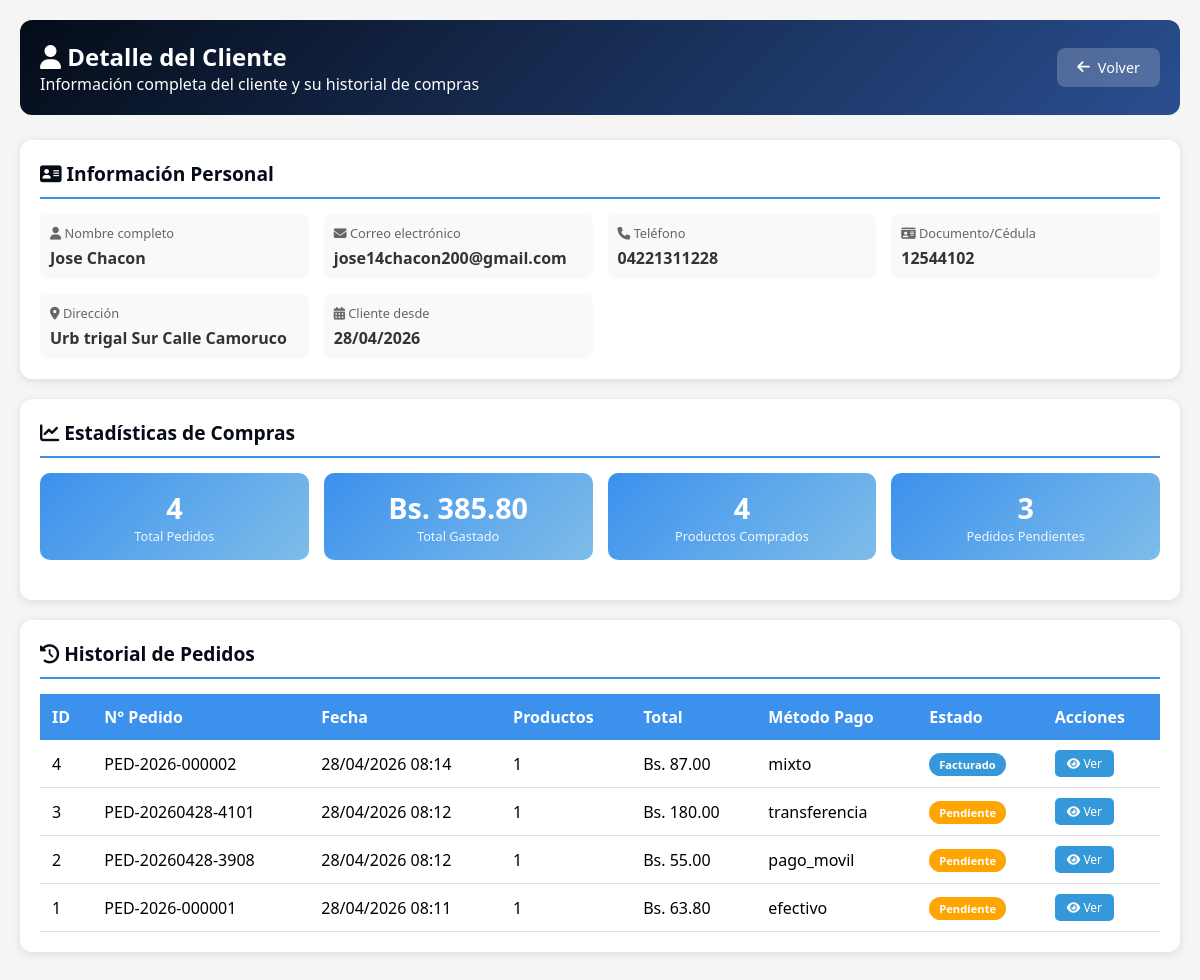
Page /clientes/detalle_cliente.php?id=6 on the committed database.
### tables this page shows
CREATE TABLE `users` (
  `id` int NOT NULL AUTO_INCREMENT,
  `nombre` varchar(100) NOT NULL,
  `correo` varchar(100) NOT NULL,
  `password` varchar(255) NOT NULL,
  `direccion` varchar(255) DEFAULT NULL,
  `estado` varchar(20) DEFAULT 'activo',
  `cedula` varchar(20) DEFAULT NULL,
  `telefono` varchar(20) DEFAULT NULL,
  `foto_perfil` varchar(255) DEFAULT NULL,
  `rol` varchar(20) DEFAULT 'usuario',
  `is_active` tinyint(1) DEFAULT '1',
  `email_verified` tinyint(1) DEFAULT '0',
  `verification_token` varchar(255) DEFAULT NULL,
  `last_login` datetime DEFAULT NULL,
  `created_at` timestamp NULL DEFAULT CURRENT_TIMESTAMP,
  PRIMARY KEY (`id`),
  UNIQUE KEY `correo` (`correo`),
  UNIQUE KEY `cedula` (`cedula`),
  KEY `idx_users_estado` (`estado`),
  KEY `idx_users_correo` (`correo`)
);

CREATE TABLE `pedidos` (
  `id` int NOT NULL AUTO_INCREMENT,
  `cliente_id` int DEFAULT NULL,
  `usuario_id` int DEFAULT NULL,
  `numero_pedido` varchar(20) NOT NULL,
  `fecha_pedido` datetime DEFAULT CURRENT_TIMESTAMP,
  `subtotal` decimal(10,2) NOT NULL DEFAULT '0.00',
  `impuesto` decimal(10,2) NOT NULL DEFAULT '0.00',
  `iva` decimal(10,2) NOT NULL DEFAULT '0.00',
  `total` decimal(10,2) NOT NULL DEFAULT '0.00',
  `estado` enum('pendiente','procesando','enviado','entregado','cancelado','facturado') DEFAULT 'pendiente',
  `metodo_pago` varchar(50) DEFAULT NULL,
  `referencia_pago` varchar(100) DEFAULT NULL,
  `comprobante_pago` varchar(255) DEFAULT NULL,
  `notas_cliente` text,
  `notas_internas` text,
  `observaciones` text,
  `fecha_facturacion` datetime DEFAULT NULL,
  `direccion_envio` text,
  `created_at` timestamp NULL DEFAULT CURRENT_TIMESTAMP,
  `updated_at` timestamp NULL DEFAULT CURRENT_TIMESTAMP ON UPDATE CURRENT_TIMESTAMP,
  PRIMARY KEY (`id`),
  UNIQUE KEY `numero_pedido` (`numero_pedido`),
  KEY `cliente_id` (`cliente_id`),
  KEY `usuario_id` (`usuario_id`),
  CONSTRAINT `pedidos_ibfk_1` FOREIGN KEY (`cliente_id`) REFERENCES `clientes` (`id`) ON DELETE SET NULL,
  CONSTRAINT `pedidos_ibfk_2` FOREIGN KEY (`usuario_id`) REFERENCES `users` (`id`) ON DELETE SET NULL
);

### clientes/detalle_cliente.php (the view, shortened to what this page needs)
<?php
$host = 'localhost';
$dbname = 'carrito_db';
$username = 'root';
$password = '';
try {
    $pdo = new PDO("mysql:host=$host;dbname=$dbname;charset=utf8mb4", $username, $password);
    $pdo->setAttribute(PDO::ATTR_ERRMODE, PDO::ERRMODE_EXCEPTION);
} catch(PDOException $e) {
    die("Error de conexión: " . $e->getMessage());
}
$cliente_id = isset($_GET['id']) ? (int)$_GET['id'] : 0;
$stmt = $pdo->prepare("SELECT id, nombre, correo as email, telefono, cedula as documento, direccion, estado, created_at as fecha_registro
                        FROM users WHERE id = ? AND rol = 'usuario'");
$stmt->execute([$cliente_id]);
$cliente = $stmt->fetch(PDO::FETCH_ASSOC);
$stmtResumen = $pdo->prepare("SELECT
    COUNT(DISTINCT p.id) as total_pedidos,
    COALESCE(SUM(p.total), 0) as total_gastado,
    COALESCE(SUM(pd.cantidad), 0) as total_productos,
    MAX(p.created_at) as ultima_compra,
    COUNT(DISTINCT CASE WHEN p.estado = 'pendiente' THEN p.id END) as pedidos_pendientes,
    COUNT(DISTINCT CASE WHEN p.estado = 'completado' THEN p.id END) as pedidos_completados,
    COUNT(DISTINCT CASE WHEN p.estado = 'facturado' THEN p.id END) as pedidos_facturados,
    COUNT(DISTINCT CASE WHEN p.estado = 'cancelado' THEN p.id END) as pedidos_cancelados
FROM pedidos p
LEFT JOIN pedido_detalles pd ON p.id = pd.pedido_id
WHERE p.usuario_id = ?");
$stmtResumen->execute([$cliente_id]);
$resumen = $stmtResumen->fetch(PDO::FETCH_ASSOC);
$stmtPedidos = $pdo->prepare("SELECT
    p.id,
    p.numero_pedido,
    p.total,
    p.estado,
    p.metodo_pago,
    p.created_at as fecha,
    (SELECT COUNT(*) FROM pedido_detalles WHERE pedido_id = p.id) as total_productos
FROM pedidos p
WHERE p.usuario_id = ?
ORDER BY p.created_at DESC
LIMIT 20");
$stmtPedidos->execute([$cliente_id]);
$pedidos = $stmtPedidos->fetchAll(PDO::FETCH_ASSOC);
?>
<!DOCTYPE html>
<html lang="es">
<head>
    <link rel="stylesheet" href="https://cdnjs.cloudflare.com/ajax/libs/font-awesome/6.4.0/css/all.min.css">
</head>
<body>
<div class="container">
    <div class="header">
        <div>
            <h2><i class="fas fa-user"></i> Detalle del Cliente</h2>
            <p>Información completa del cliente y su historial de compras</p>
        </div>
        <a href="javascript:history.back()" class="btn-back"><i class="fas fa-arrow-left"></i> Volver</a>
    </div>
    <div class="card">
        <h3 class="card-title"><i class="fas fa-address-card"></i> Información Personal</h3>
        <div class="info-grid">
            <div class="info-item">
                <div class="info-label"><i class="fas fa-user"></i> Nombre completo</div>
                <div class="info-value"><?php echo htmlspecialchars($cliente['nombre']); ?></div>
            </div>
            <div class="info-item">
                <div class="info-label"><i class="fas fa-envelope"></i> Correo electrónico</div>
                <div class="info-value"><?php echo htmlspecialchars($cliente['email']); ?></div>
            </div>
            <div class="info-item">
                <div class="info-label"><i class="fas fa-phone"></i> Teléfono</div>
                <div class="info-value"><?php echo htmlspecialchars($cliente['telefono'] ?? 'No registrado'); ?></div>
            </div>
            <div class="info-item">
                <div class="info-label"><i class="fas fa-id-card"></i> Documento/Cédula</div>
                <div class="info-value"><?php echo htmlspecialchars($cliente['documento'] ?? 'No registrado'); ?></div>
            </div>
            <div class="info-item">
                <div class="info-label"><i class="fas fa-map-marker-alt"></i> Dirección</div>
                <div class="info-value"><?php echo htmlspecialchars($cliente['direccion'] ?? 'No registrada'); ?></div>
            </div>
            <div class="info-item">
                <div class="info-label"><i class="fas fa-calendar-alt"></i> Cliente desde</div>
                <div class="info-value"><?php echo date('d/m/Y', strtotime($cliente['fecha_registro'])); ?></div>
            </div>
        </div>
    </div>
    <div class="card">
        <h3 class="card-title"><i class="fas fa-chart-line"></i> Estadísticas de Compras</h3>
        <div class="stats-grid">
            <div class="stat-card">
                <div class="stat-number"><?php echo $resumen['total_pedidos'] ?? 0; ?></div>
                <div class="stat-label">Total Pedidos</div>
            </div>
            <div class="stat-card">
                <div class="stat-number">Bs. <?php echo number_format($resumen['total_gastado'] ?? 0, 2); ?></div>
                <div class="stat-label">Total Gastado</div>
            </div>
            <div class="stat-card">
                <div class="stat-number"><?php echo $resumen['total_productos'] ?? 0; ?></div>
                <div class="stat-label">Productos Comprados</div>
            </div>
            <div class="stat-card">
                <div class="stat-number"><?php echo $resumen['pedidos_pendientes'] ?? 0; ?></div>
                <div class="stat-label">Pedidos Pendientes</div>
            </div>
        </div>
    </div>
    <div class="card">
        <h3 class="card-title"><i class="fas fa-history"></i> Historial de Pedidos</h3>
        <?php if (empty($pedidos)): ?>
            <p style="text-align:center; padding: 40px;">No hay pedidos registrados para este cliente</p>
        <?php else: ?>
            <table class="data-table">
                <thead>
                    <tr>
                        <th>ID</th>
                        <th>N° Pedido</th>
                        <th>Fecha</th>
                        <th>Productos</th>
                        <th>Total</th>
                        <th>Método Pago</th>
                        <th>Estado</th>
                        <th>Acciones</th>
                    </tr>
                </thead>
                <tbody>
                    <?php foreach ($pedidos as $pedido): ?>
                        <tr>
                            <td><?php echo $pedido['id']; ?></td>
                            <td><?php echo htmlspecialchars($pedido['numero_pedido']); ?></td>
                            <td><?php echo date('d/m/Y H:i', strtotime($pedido['fecha'])); ?></td>
                            <td><?php echo $pedido['total_productos']; ?></td>
                            <td>Bs. <?php echo number_format($pedido['total'], 2); ?></td>
                            <td><?php echo htmlspecialchars($pedido['metodo_pago']); ?></td>
                            <td><span class="badge badge-<?php echo $pedido['estado']; ?>"><?php echo ucfirst($pedido['estado']); ?></span></td>
                            <td>
                                <button class="btn-view" onclick="verPedido(<?php echo $pedido['id']; ?>)">
                                    <i class="fas fa-eye"></i> Ver
                                </button>
                            </td>
                        </tr>
                    <?php endforeach; ?>
                </tbody>
            </table>
        <?php endif; ?>
    </div>
</div>
</body>
</html>

### clientes/detalle_cliente.php (style rules this page uses)
* { margin: 0; padding: 0; box-sizing: border-box; font-family: 'Segoe UI', Tahoma, Geneva, Verdana, sans-serif; }
body { background: #f5f5f5; padding: 20px; }
.container { max-width: 1200px; margin: 0 auto; }
.header { background: linear-gradient(135deg, #050C18, #294E90); color: white; padding: 20px; border-radius: 12px; margin-bottom: 25px; display: flex; justify-content: space-between; align-items: center; flex-wrap: wrap; }
.btn-back { background: rgba(255,255,255,0.2); color: white; border: none; padding: 10px 20px; border-radius: 8px; cursor: pointer; font-size: 0.9rem; text-decoration: none; display: inline-flex; align-items: center; gap: 8px; }
.card { background: white; border-radius: 12px; padding: 20px; margin-bottom: 20px; box-shadow: 0 2px 8px rgba(0,0,0,0.1); }
.card-title { font-size: 1.2rem; font-weight: 600; margin-bottom: 15px; padding-bottom: 10px; border-bottom: 2px solid #3C91ED; color: #050C18; }
.info-grid { display: grid; grid-template-columns: repeat(auto-fit, minmax(250px, 1fr)); gap: 15px; }
.info-item { padding: 10px; background: #f8f9fa; border-radius: 8px; }
.info-label { font-size: 0.8rem; color: #666; margin-bottom: 5px; }
.info-value { font-size: 1rem; font-weight: 600; color: #333; }
.stats-grid { display: grid; grid-template-columns: repeat(auto-fit, minmax(150px, 1fr)); gap: 15px; margin-bottom: 20px; }
.stat-card { background: linear-gradient(135deg, #3C91ED, #7EBDE9); color: white; padding: 15px; border-radius: 10px; text-align: center; }
.stat-number { font-size: 1.8rem; font-weight: 800; }
.stat-label { font-size: 0.8rem; opacity: 0.9; }
.data-table { width: 100%; border-collapse: collapse; }
.data-table th { background: #3C91ED; color: white; padding: 12px; text-align: left; }
.data-table td { padding: 10px 12px; border-bottom: 1px solid #dee2e6; }
.badge { padding: 4px 10px; border-radius: 20px; font-size: 0.7rem; font-weight: 600; display: inline-block; }
.badge-pendiente { background: #ffa502; color: white; }
.badge-facturado { background: #3498db; color: white; }
.btn-view { background: #3498db; color: white; border: none; padding: 5px 12px; border-radius: 5px; cursor: pointer; font-size: 0.75rem; }

### rows in the picture
users: nombre "Jose Chacon", correo "jose14chacon200@gmail.com", telefono "04221311228", cedula "12544102", direccion "Urb trigal Sur Calle Camoruco", created_at "28/04/2026"
pedidos: id "4", numero_pedido "PED-2026-000002", created_at "28/04/2026 08:14", total_productos "1", total "87.00", metodo_pago "mixto", estado "Facturado"
pedidos: id "3", numero_pedido "PED-20260428-4101", created_at "28/04/2026 08:12", total_productos "1", total "180.00", metodo_pago "transferencia", estado "Pendiente"
pedidos: id "2", numero_pedido "PED-20260428-3908", created_at "28/04/2026 08:12", total_productos "1", total "55.00", metodo_pago "pago_movil", estado "Pendiente"
pedidos: id "1", numero_pedido "PED-2026-000001", created_at "28/04/2026 08:11", total_productos "1", total "63.80", metodo_pago "efectivo", estado "Pendiente"

### other values in the picture
$resumen['total_pedidos'] "4"
$resumen['total_gastado'] "385.80"
$resumen['total_productos'] "4"
$resumen['pedidos_pendientes'] "3"
